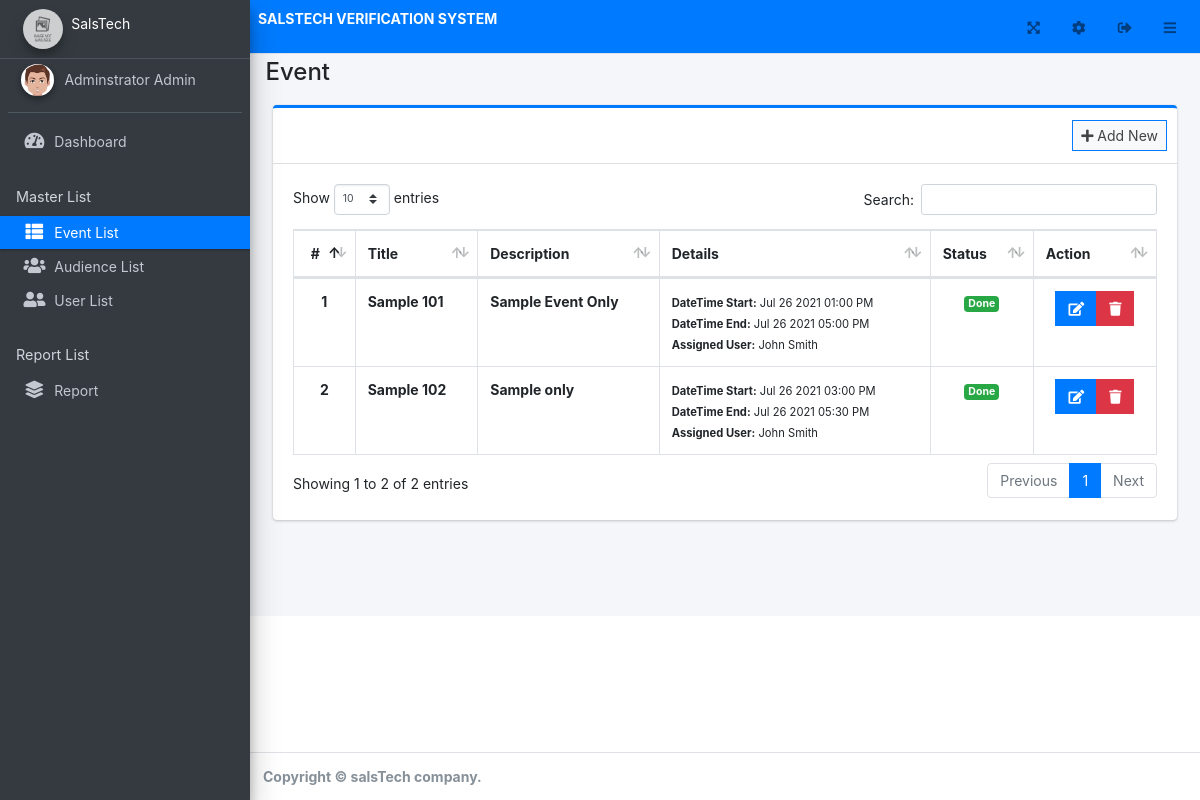
The page /admin/?page=event (signed in) on the database as committed earlier.
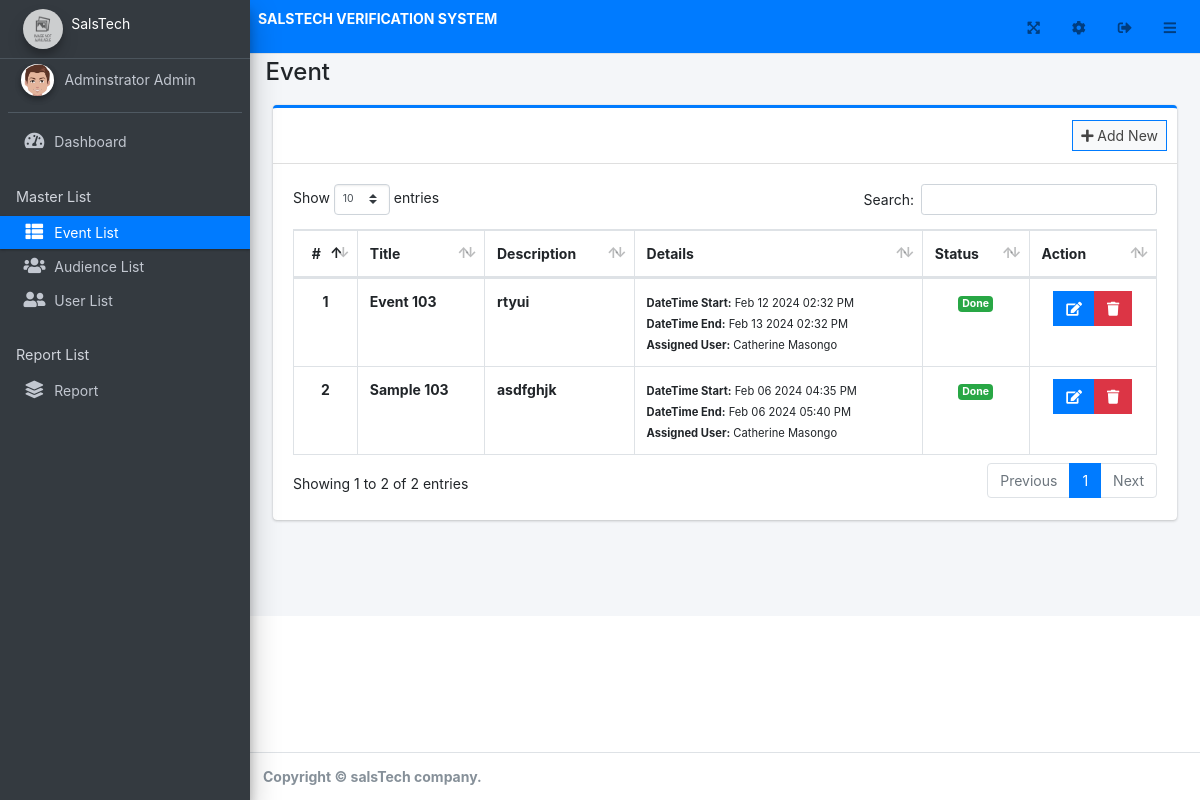
The same page on the database as committed later.
### tables this page shows
CREATE TABLE `event_list` (
  `id` int(30) NOT NULL,
  `title` varchar(250) NOT NULL,
  `description` text NOT NULL,
  `venue` text NOT NULL,
  `limit_registration` tinyint(1) NOT NULL DEFAULT 0 COMMENT '0=Don''t Close, 1= entry has timeout',
  `datetime_start` datetime NOT NULL,
  `datetime_end` datetime NOT NULL,
  `limit_time` float DEFAULT NULL,
  `user_id` int(30) NOT NULL,
  `date_created` datetime NOT NULL DEFAULT current_timestamp(),
  `date_update` datetime DEFAULT NULL ON UPDATE current_timestamp()
);

### classes/DBConnection.php (called while the page is built, shortened)
<?php
class DBConnection{
    private $host = 'localhost';
    private $username = 'root';
    private $password = '';
    private $database = 'event_db';
    public $conn;
    public function __construct(){
        if (!isset($this->conn)) {
            $this->conn = new mysqli($this->host, $this->username, $this->password, $this->database);
        }
    }
}
?>

### classes/SystemSettings.php (called while the page is built, shortened)
<?php
class SystemSettings extends DBConnection{
	function userdata($field = ''){
		if(!empty($field)){
			if(isset($_SESSION['userdata'][$field]))
				return $_SESSION['userdata'][$field];
			else
				return null;
		}else{
			return false;
		}
	}
	function info($field=''){
		if(!empty($field)){
			if(isset($_SESSION['system_info'][$field]))
				return $_SESSION['system_info'][$field];
			else
				return false;
		}else{
			return false;
		}
	}
}
$_settings = new SystemSettings();
?>

### config.php (called while the page is built, shortened)
<?php
require_once('classes/DBConnection.php');
require_once('classes/SystemSettings.php');
function validate_image($file){
	if(!empty($file)){
		if(is_file(base_app.$file)){
			return base_url.$file;
		}else{
			return base_url.'dist/img/no-image-available.png';
		}
	}else{
		return base_url.'dist/img/no-image-available.png';
	}
}

### admin/event/index.php (the view, shortened to what this page needs)
<div class="col-lg-12">
	<div class="card card-outline card-primary">
		<div class="card-header">
			<div class="card-tools">
				<a class="btn btn-block btn-sm btn-default btn-flat border-primary new_event" href="javascript:void(0)"><i class="fa fa-plus"></i> Add New</a>
			</div>
		</div>
		<div class="card-body">
			<table class="table tabe-hover table-bordered" id="list">
				<!-- <colgroup>
					<col width="5%">
					<col width="15%">
					<col width="25%">
					<col width="25%">
					<col width="15%">
					<col width="15%">
				</colgroup> -->
				<thead>
					<tr>
						<th class="text-center">#</th>
						<th>Title</th>
						<th>Description</th>
						<th>Details</th>
						<th>Status</th>
						<th>Action</th>
					</tr>
				</thead>
				<tbody>
					<?php
					$i = 1;
					$users = $conn->query("SELECT id,concat(firstname,' ',lastname) as name FROM users where `type` =2  ");
					$assignees = array();
					while($urow = $users->fetch_assoc()){
						$assignees[$urow['id']] = ucwords($urow['name']);
					}
					$qry = $conn->query("SELECT * FROM event_list order by title asc  ");
					while($row= $qry->fetch_assoc()):
						$assignee = isset($assignees[$row['user_id']]) ? $assignees[$row['user_id']] : "N/A";
					?>
					<tr>
						<th class="text-center"><?php echo $i++ ?></th>
						<td><b><?php echo ucwords($row['title']) ?></b></td>
						<td><b><?php echo $row['description'] ?></b></td>
						<td>
							<small><b>DateTime Start:</b> <?php echo date("M d Y h:i A",strtotime($row['datetime_start'])) ?></small><br>
							<small><b>DateTime End:</b> <?php echo date("M d Y h:i A",strtotime($row['datetime_end'])) ?></small><br>
							<small><b>Assigned User:</b> <?php echo $assignee ?></small>
						</td>
						<td class="text-center">
							<?php
							if(strtotime($row['datetime_start']) > time()): ?>
								<span class="badge badge-light">Pending</span>
							<?php elseif(strtotime($row['datetime_end']) <= time()): ?>
								<span class="badge badge-success">Done</span>
							<?php elseif((strtotime($row['datetime_start']) < time()) && (strtotime($row['datetime_end']) > time())): ?>
								<span class="badge badge-primary">On-Going</span>
							<?php endif; ?>
						</td>
						<td class="text-center">
		                    <div class="btn-group">
		                        <a href="javascript:void(0)" data-id='<?php echo $row['id'] ?>' class="btn btn-primary btn-flat manage_event">
		                          <i class="fas fa-edit"></i>
		                        </a>
		                        <button type="button" class="btn btn-danger btn-flat delete_event" data-id="<?php echo $row['id'] ?>">
		                          <i class="fas fa-trash"></i>
		                        </button>
	                      </div>
						</td>
					</tr>
				<?php endwhile; ?>
				</tbody>
			</table>
		</div>
	</div>
</div>

### admin/index.php (shortened to what this page needs)
<?php require_once('../config.php'); ?>
 <!DOCTYPE html>
<html lang="en" class="" style="height: auto;">
<?php require_once('inc/header.php') ?>
  <body class="layout-fixed layout-footer-fixed text-sm sidebar-mini control-sidebar-slide-open layout-navbar-fixed " data-new-gr-c-s-check-loaded="14.991.0" data-gr-ext-installed="" style="height: auto;">
    <div class="wrapper">
     <?php require_once('inc/topBarNav.php') ?>
     <?php require_once('inc/navigation.php') ?>
     <?php $page = isset($_GET['page']) ? $_GET['page'] : 'home';  ?>
      <div class="content-wrapper" style="min-height: 567.854px;">
        <div class="content-header">
          <div class="container-fluid">
            <div class="row mb-2">
              <div class="col-sm-6">
                <h1 class="m-0"><?php echo ucwords(str_replace(array("_","/"), " ",$page)) ?></h1>
              </div>
            </div>
          </div>
        </div>
        <section class="content">
          <div class="container-fluid">
            <?php
              if(!file_exists($page.".php") && !is_dir($page)){
                  include '404.html';
              }else{
                if(is_dir($page))
                  include $page.'/index.php';
                else
                  include $page.'.php';
              }
            ?>
          </div>
        </section>
      </div>
      <?php require_once('inc/footer.php') ?>
  </body>
</html>

### admin/inc/header.php (shortened to what this page needs)
<head>
    <link rel="stylesheet" href="<?php echo base_url ?>plugins/fontawesome-free/css/all.min.css">
    <link rel="stylesheet" href="<?php echo base_url ?>plugins/tempusdominus-bootstrap-4/css/tempusdominus-bootstrap-4.min.css">
  <link rel="stylesheet" href="<?php echo base_url ?>plugins/datatables-bs4/css/dataTables.bootstrap4.min.css">
  <link rel="stylesheet" href="<?php echo base_url ?>plugins/datatables-responsive/css/responsive.bootstrap4.min.css">
  <link rel="stylesheet" href="<?php echo base_url ?>plugins/datatables-buttons/css/buttons.bootstrap4.min.css">
  <link rel="stylesheet" href="<?php echo base_url ?>plugins/select2/css/select2.min.css">
  <link rel="stylesheet" href="<?php echo base_url ?>plugins/select2-bootstrap4-theme/select2-bootstrap4.min.css">
    <link rel="stylesheet" href="<?php echo base_url ?>plugins/icheck-bootstrap/icheck-bootstrap.min.css">
    <link rel="stylesheet" href="<?php echo base_url ?>plugins/jqvmap/jqvmap.min.css">
    <link rel="stylesheet" href="<?php echo base_url ?>dist/css/adminlte.css">
    <link rel="stylesheet" href="<?php echo base_url ?>dist/css/custom.css">
    <link rel="stylesheet" href="<?php echo base_url ?>plugins/overlayScrollbars/css/OverlayScrollbars.min.css">
    <link rel="stylesheet" href="<?php echo base_url ?>plugins/daterangepicker/daterangepicker.css">
    <link rel="stylesheet" href="<?php echo base_url ?>plugins/summernote/summernote-bs4.min.css">
  <link rel="stylesheet" href="<?php echo base_url ?>plugins/sweetalert2-theme-bootstrap-4/bootstrap-4.min.css">
  </head>

### admin/inc/topBarNav.php
<nav class="main-header navbar navbar-expand-md navbar-light my-blue-navbar top-head" style="background-color: #007bff;">
        <ul class="navbar-nav">
          <li class="nav-item d-none d-sm-inline-block">
          <p style="color: white; font-weight: bold; font-size: 15px font-line-height: medium">SALSTECH VERIFICATION SYSTEM</p>
          </li>
        </ul>
        <ul class="navbar-nav ml-auto">
          <li class="nav-item">
            <a class="nav-link" data-widget="fullscreen" href="#" role="button">
            <i class="fas fa-expand-arrows-alt"></i>
            </a>
          </li>
          <li class="nav-item">
            <a class="nav-link"href="<?php echo base_url.'admin/?page=system_info' ?>" role="button">
            <i class="fas fa-cog"></i>
            </a>
          </li>
          <li class="nav-item">
            <a class="nav-link"  href="javascript:void(0)" onclick="location.replace('<?php echo base_url.'/classes/Login.php?f=logout' ?>')" role="button">
            <i class="fas fa-sign-out-alt"></i>
            </a>
          </li>
          <li class="nav-item">
            <a class="nav-link" data-widget="pushmenu" href="#" role="button"><i class="fas fa-bars"></i></a>
          </li>
        </ul>
      </nav>

### admin/inc/navigation.php (shortened to what this page needs)
<aside class="main-sidebar sidebar-dark-primary elevation-4">
  <a href="<?php echo base_url ?>admin" class="brand-link text-sm">
  <img src="<?php echo validate_image($_settings->info('logo'))?>" alt="Store Logo" class="brand-image img-circle elevation-3" style="opacity: .8;width: 2.5rem;height: 2.5rem;max-height: unset">
   SalsTech
  </a>
  <div class="sidebar os-host os-theme-light os-host-overflow os-host-overflow-y os-host-resize-disabled os-host-transition os-host-scrollbar-horizontal-hidden">
    <div class="os-content-glue" style="margin: 0px -8px; width: 249px; height: 646px;"></div>
    <div class="os-padding">
      <div class="os-viewport os-viewport-native-scrollbars-invisible" style="overflow-y: scroll;">
        <div class="os-content" style="padding: 0px 8px; height: 100%; width: 100%;">
          <div class="user-panel mt-3 pb-3 mb-3 d-flex">
            <div class="image">
              <img src="<?php echo validate_image($_settings->userdata('avatar')) ?>" class="img-circle elevation-2" alt="User Image" style="height: 2rem;object-fit: cover">
            </div>
            <div class="info">
              <a href="<?php echo base_url ?>admin/?page=user" class="d-block"><?php echo ucwords($_settings->userdata('firstname').' '.$_settings->userdata('lastname')) ?></a>
            </div>
          </div>
          <nav class="mt-2">
             <ul class="nav nav-pills nav-sidebar flex-column nav-flat" data-widget="treeview" role="menu" data-accordion="false">
              <li class="nav-item dropdown">
                <a href="./" class="nav-link nav-home">
                  <i class="nav-icon fas fa-tachometer-alt"></i>
                  <p>
                    Dashboard
                  </p>
                </a>
              </li>
              <li class="nav-header">Master List</li>
              <li class="nav-item">
                <a href="<?php echo base_url ?>admin/?page=event" class="nav-link nav-event">
                  <i class="nav-icon fas fa-th-list"></i>
                  <p>
                    Event List
                  </p>
                </a>
              </li>
              <li class="nav-item">
                <a href="<?php echo base_url ?>admin/?page=audience" class="nav-link nav-audience">
                  <i class="nav-icon fas fa-users"></i>
                  <p>
                    Audience List
                  </p>
                </a>
              </li>
              <li class="nav-item">
                <a href="<?php echo base_url ?>admin/?page=user/list" class="nav-link nav-list">
                  <i class="nav-icon fas fa-user-friends"></i>
                  <p>
                    User List
                  </p>
                </a>
              </li>
              <li class="nav-header">Report List</li>
              <li class="nav-item">
                <a href="<?php echo base_url ?>admin/?page=reports" class="nav-link nav-reports">
                  <i class="nav-icon fas fa-layer-group"></i>
                  <p>
                    Report
                  </p>
                </a>
              </li>
            </ul>
          </nav>
        </div>
      </div>
    </div>
  </div>
</aside>

### admin/inc/footer.php (shortened to what this page needs)
<footer class="main-footer text-sm">
        <strong>Copyright © salsTech company.</strong>
      </footer>
    </div>

Rows that differ between the two databases and show on the page:
removed event_list: title "Sample 101", description "Sample Event Only", datetime_start "Jul 26 2021 01:00 PM", datetime_end "Jul 26 2021 05:00 PM", user "John Smith", shows "Done"
removed event_list: title "Sample 102", description "Sample only", datetime_start "Jul 26 2021 03:00 PM", datetime_end "Jul 26 2021 05:30 PM", user "John Smith", shows "Done"
added event_list: title "Event 103", description "rtyui", datetime_start "Feb 12 2024 02:32 PM", datetime_end "Feb 13 2024 02:32 PM", user "Catherine Masongo", shows "Done"
added event_list: title "Sample 103", description "asdfghjk", datetime_start "Feb 06 2024 04:35 PM", datetime_end "Feb 06 2024 05:40 PM", user "Catherine Masongo", shows "Done"
